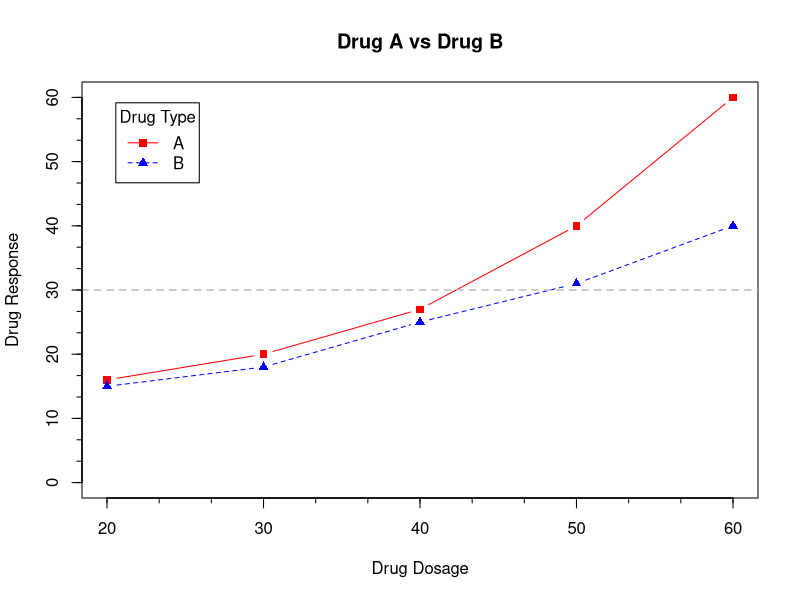

R code for this plot:
dose <- seq(from = 20, to = 60, by = 10)
drugA <- c(16, 20 , 27, 40, 60)
drugB <- c(15,18,25,31,40)
opar <- par(no.readonly = T)

plot(dose, drugA, type = "b", pch = 15, lty = 1, col = "red", ylim = c(0,60),
     main = "Drug A vs Drug B",
     xlab = "Drug Dosage", ylab = "Drug Response")

lines(dose, drugB, type = "b", pch = 17, lty = 2, col = "blue")

abline(h = c(30), lwd = 1.5, lty = 2, col = "gray")

library(Hmisc)
minor.tick(nx = 3, ny = 3, tick.ratio = .5)

legend("topleft", inset = .05, title = "Drug Type", c("A", "B"),
       lty = c(1,2), pch = c(15,17), col = c("red", "blue"))

par(opar)
